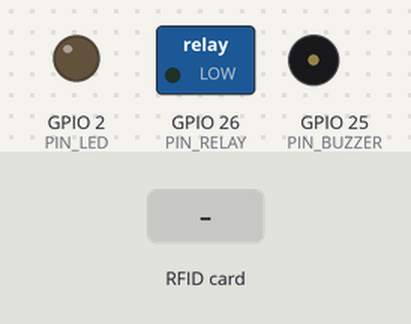
This sketch was run on a simulated ESP32. Parts: switched loads named in the sketch (green lamp = pin HIGH), output pins drawn as LEDs (lit = HIGH), buzzer (waves = sounding, pin HIGH). The test bench sets the inputs (shaded band). WiFi joins after 1.5 s; servers stay silent unless stated; EEPROM starts erased; what the sketch prints to the serial monitor is not drawn.

Above: at 3.3 s.
3.4 s: RFID card A1 B2 C3 D4 held to the reader
At 4.1 s:
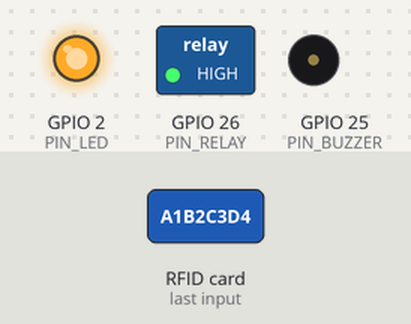
5.1 s: RFID card 5E 7A 19 C4 held to the reader
At 6.3 s:
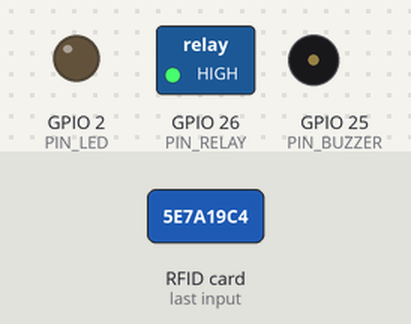
8.0 s: RFID card 5E 7A 19 C4 held to the reader
At 8.21 s:
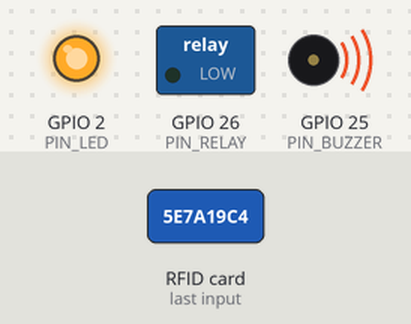
Timing chart, 0 to 11.0 s (numbered marks = the images above; inputs shaded):
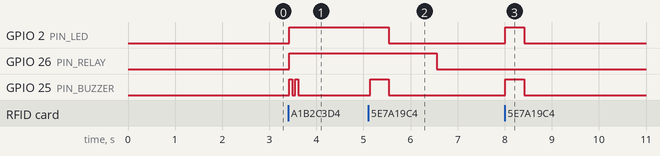

The sketch:

nfc-reader.ino
```cpp
/**
 * ESP32-Community: RFID / NFC Smart Access Control System
 * MFRC522 SPI reader with NVS persistent card authorization,
 * door strike relay control, audible buzzers, and web management dashboard.
 *
 * Compatible with ESP32-WROOM-32, ESP32-S3, ESP32-C3.
 */

#include <Arduino.h>
#include <WiFi.h>
#include <WebServer.h>
#include <SPI.h>
#include <MFRC522.h>
#include <Preferences.h>
#include <ArduinoJson.h>

// --- Pin Definitions ---
#if defined(CONFIG_IDF_TARGET_ESP32C3)
  #define RC522_SS    7
  #define RC522_RST   3
  #define RC522_SCK   4
  #define RC522_MOSI  6
  #define RC522_MISO  5
  #define PIN_RELAY   2
  #define PIN_BUZZER  1
  #define PIN_LED     8
#elif defined(CONFIG_IDF_TARGET_ESP32S3)
  #define RC522_SS    10
  #define RC522_RST   9
  #define RC522_SCK   12
  #define RC522_MOSI  11
  #define RC522_MISO  13
  #define PIN_RELAY   4
  #define PIN_BUZZER  5
  #define PIN_LED     2
#else
  #define RC522_SS    5
  #define RC522_RST   22
  #define RC522_SCK   18
  #define RC522_MOSI  23
  #define RC522_MISO  19
  #define PIN_RELAY   26
  #define PIN_BUZZER  25
  #define PIN_LED     2
#endif

MFRC522 mfrc522(RC522_SS, RC522_RST);
Preferences prefs;
WebServer server(80);

const char* default_ssid = "YOUR_WIFI_SSID";
const char* default_password = "YOUR_WIFI_PASSWORD";

// Access State
bool relayUnlocked = false;
unsigned long unlockTime = 0;
const unsigned long UNLOCK_DURATION_MS = 3000;
String lastScannedUID = "None";
bool lastAccessGranted = false;
int accessGrantedCount = 0;
int accessDeniedCount = 0;

// Hardcoded Master Card UID (change to your master card)
const String MASTER_UID = "A1B2C3D4";

void beep(int count, int durationMs, int pauseMs = 50) {
  for (int i = 0; i < count; i++) {
    digitalWrite(PIN_BUZZER, HIGH);
    delay(durationMs);
    digitalWrite(PIN_BUZZER, LOW);
    if (i < count - 1) delay(pauseMs);
  }
}

void grantAccess() {
  relayUnlocked = true;
  unlockTime = millis();
  lastAccessGranted = true;
  accessGrantedCount++;
  digitalWrite(PIN_RELAY, HIGH);
  digitalWrite(PIN_LED, HIGH);
  beep(2, 70, 60);
  Serial.println("🔓 Access GRANTED! Relay pulsed.");
}

void denyAccess() {
  lastAccessGranted = false;
  accessDeniedCount++;
  digitalWrite(PIN_LED, HIGH);
  digitalWrite(PIN_BUZZER, HIGH);
  delay(400);
  digitalWrite(PIN_BUZZER, LOW);
  digitalWrite(PIN_LED, LOW);
  Serial.println("⛔ Access DENIED!");
}

String getUIDString(MFRC522::Uid *uid) {
  String res = "";
  for (byte i = 0; i < uid->size; i++) {
    if (uid->uidByte[i] < 0x10) res += "0";
    res += String(uid->uidByte[i], HEX);
  }
  res.toUpperCase();
  return res;
}

// --- Web UI ---
const char HTML_PAGE[] PROGMEM = R"rawliteral(
<!DOCTYPE html>
<html lang="en">
<head>
  <meta charset="UTF-8">
  <meta name="viewport" content="width=device-width, initial-scale=1.0">
  <title>ESP32 RFID Access Controller</title>
  <style>
    :root {
      --bg: #090d16;
      --card: #131c2e;
      --border: #1e293b;
      --accent: #38bdf8;
      --green: #22c55e;
      --red: #ef4444;
      --text: #f8fafc;
      --text-muted: #94a3b8;
    }
    body {
      font-family: -apple-system, BlinkMacSystemFont, "Segoe UI", Roboto, sans-serif;
      background: var(--bg);
      color: var(--text);
      display: flex;
      flex-direction: column;
      align-items: center;
      margin: 0;
      padding: 24px;
    }
    .card {
      background: var(--card);
      border: 1px solid var(--border);
      border-radius: 16px;
      padding: 28px;
      max-width: 460px;
      width: 100%;
      text-align: center;
      box-shadow: 0 20px 25px -5px rgba(0, 0, 0, 0.4);
    }
    h1 { font-size: 1.5rem; margin-top: 0; }
    .status-badge {
      padding: 12px;
      border-radius: 10px;
      font-size: 1.15rem;
      font-weight: 700;
      margin: 16px 0;
    }
    .badge-locked { background: rgba(51,65,85,0.4); color: #cbd5e1; border: 1px solid var(--border); }
    .badge-unlocked { background: rgba(34,197,94,0.2); color: var(--green); border: 1px solid var(--green); }
    .grid {
      display: grid;
      grid-template-columns: 1fr 1fr;
      gap: 12px;
      margin: 20px 0;
      text-align: left;
    }
    .box {
      background: #0b1322;
      padding: 12px;
      border-radius: 10px;
      border: 1px solid var(--border);
    }
    .lbl { font-size: 0.75rem; color: var(--text-muted); text-transform: uppercase; }
    .val { font-size: 1.15rem; font-weight: 700; margin-top: 4px; }
    .btn {
      width: 100%;
      padding: 14px;
      font-size: 1.1rem;
      font-weight: 700;
      border: none;
      border-radius: 8px;
      cursor: pointer;
      background: var(--accent);
      color: #090d16;
    }
  </style>
</head>
<body>
  <div class="card">
    <h1>🛡️ RFID Access Controller</h1>
    <div id="badge" class="status-badge badge-locked">DOOR LOCKED 🔒</div>

    <div class="grid">
      <div class="box">
        <div class="lbl">Last Scanned UID</div>
        <div class="val" id="lastUid">None</div>
      </div>
      <div class="box">
        <div class="lbl">Last Event</div>
        <div class="val" id="lastEvent">-</div>
      </div>
      <div class="box">
        <div class="lbl">Granted Total</div>
        <div class="val" id="grantCount">0</div>
      </div>
      <div class="box">
        <div class="lbl">Denied Total</div>
        <div class="val" id="denyCount">0</div>
      </div>
    </div>

    <button class="btn" onclick="manualUnlock()">⚡ UNLOCK DOOR (3s)</button>
  </div>
  <script>
    function refresh() {
      fetch('/api/status')
        .then(r => r.json())
        .then(d => {
          const b = document.getElementById('badge');
          if (d.relayUnlocked) {
            b.innerText = 'DOOR UNLOCKED 🔓';
            b.className = 'status-badge badge-unlocked';
          } else {
            b.innerText = 'DOOR LOCKED 🔒';
            b.className = 'status-badge badge-locked';
          }
          document.getElementById('lastUid').innerText = d.lastUID;
          document.getElementById('lastEvent').innerText = d.lastGranted ? 'GRANTED ✅' : 'DENIED ⛔';
          document.getElementById('grantCount').innerText = d.granted;
          document.getElementById('denyCount').innerText = d.denied;
        });
    }
    function manualUnlock() {
      fetch('/api/unlock', { method: 'POST' }).then(() => refresh());
    }
    setInterval(refresh, 1000);
    refresh();
  </script>
</body>
</html>
)rawliteral";

void handleRoot() {
  server.send_P(200, "text/html", HTML_PAGE);
}

void handleApiStatus() {
  StaticJsonDocument<256> doc;
  doc["relayUnlocked"] = relayUnlocked;
  doc["lastUID"] = lastScannedUID;
  doc["lastGranted"] = lastAccessGranted;
  doc["granted"] = accessGrantedCount;
  doc["denied"] = accessDeniedCount;
  doc["uptime"] = millis();

  String out;
  serializeJson(doc, out);
  server.send(200, "application/json", out);
}

void handleApiUnlock() {
  grantAccess();
  server.send(200, "application/json", "{\"success\":true}");
}

void setup() {
  Serial.begin(115200);
  delay(500);
  Serial.println("\n[ESP32 RFID Access Controller]");

  pinMode(PIN_RELAY, OUTPUT);
  digitalWrite(PIN_RELAY, LOW);

  pinMode(PIN_BUZZER, OUTPUT);
  digitalWrite(PIN_BUZZER, LOW);

  pinMode(PIN_LED, OUTPUT);
  digitalWrite(PIN_LED, LOW);

  // Initialize SPI & MFRC522
  SPI.begin(RC522_SCK, RC522_MISO, RC522_MOSI, RC522_SS);
  mfrc522.PCD_Init();
  delay(50);
  mfrc522.PCD_DumpVersionToSerial();

  // NVS Preferences for authorized tags
  prefs.begin("access", false);

  WiFi.mode(WIFI_STA);
  WiFi.begin(default_ssid, default_password);
  Serial.printf("Connecting to %s...", default_ssid);

  unsigned long startAttempt = millis();
  while (WiFi.status() != WL_CONNECTED && millis() - startAttempt < 8000) {
    delay(250);
    Serial.print(".");
  }

  if (WiFi.status() == WL_CONNECTED) {
    Serial.printf("\nConnected! IP: %s\n", WiFi.localIP().toString().c_str());
  } else {
    Serial.println("\nWiFi timeout; launching fallback AP: ESP32-RFIDAccess");
    WiFi.mode(WIFI_AP);
    WiFi.softAP("ESP32-RFIDAccess", "rfid1234");
    Serial.printf("AP IP: %s\n", WiFi.softAPIP().toString().c_str());
  }

  server.on("/", HTTP_GET, handleRoot);
  server.on("/api/status", HTTP_GET, handleApiStatus);
  server.on("/api/unlock", HTTP_POST, handleApiUnlock);
  server.begin();
  Serial.println("Access control server ready.");
}

void loop() {
  server.handleClient();

  // Handle Relay timer
  if (relayUnlocked && (millis() - unlockTime >= UNLOCK_DURATION_MS)) {
    digitalWrite(PIN_RELAY, LOW);
    digitalWrite(PIN_LED, LOW);
    relayUnlocked = false;
    Serial.println("Door re-locked.");
  }

  // Check for RFID tag present
  if (mfrc522.PICC_IsNewCardPresent() && mfrc522.PICC_ReadCardSerial()) {
    lastScannedUID = getUIDString(&(mfrc522.uid));
    Serial.printf("Card scanned: %s\n", lastScannedUID.c_str());

    // Check if card is Master or Authorized in NVS
    bool authorized = (lastScannedUID == MASTER_UID) || prefs.getBool(lastScannedUID.c_str(), false);

    if (authorized) {
      grantAccess();
    } else {
      denyAccess();
    }

    mfrc522.PICC_HaltA();
    mfrc522.PCD_StopCrypto1();
    delay(1000); // Debounce tag read
  }

  delay(20);
}
```

Measured:
- after the input at 3.4 s, GPIO 2 (PIN_LED), GPIO 26 (PIN_RELAY): LOW → HIGH at once; GPIO 25 (PIN_BUZZER): alternates HIGH for 0.07 s and LOW for 0.06 s, 4 changes in all, then stays LOW, starting at once
- after the input at 5.1 s, GPIO 2 (PIN_LED): HIGH → LOW after 0.44 s instead of 1.3 s; GPIO 25 (PIN_BUZZER): LOW → HIGH at once, → LOW 0.40 s later
- after the input at 8.0 s, GPIO 2 (PIN_LED), GPIO 25 (PIN_BUZZER): LOW → HIGH at once, → LOW 0.40 s later
